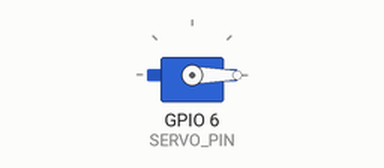
Recording of a sketch running on a simulated ESP32. On the bench: servo.

Above: at 0.05 s.
At 3.0 s:
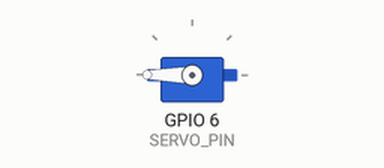
At 6.0 s:
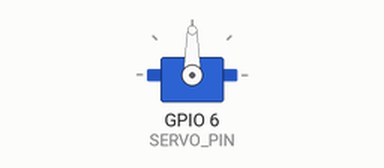
Timing chart, 0 to 7.8 s (numbered marks = the images above):
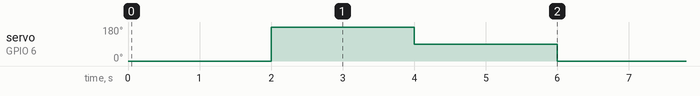

The sketch:

servo.ino
```cpp
#include <ESP32Servo.h>
#define SERVO_PIN 6

Servo servo;


void servoSetAngle(int deg) {
  servo.write(constrain(deg, -90, 90) + 90);   //range from -90 to 90
}

void setup() {
  Serial.begin(115200);
  servo.attach(SERVO_PIN, 500, 2500);

}

void loop() {
  //TEST
  servoSetAngle(-90);
  delay(2000);
  servoSetAngle(90);
  delay(2000);
  servoSetAngle(0);
  delay(2000);
}
```

Measured:
- by itself, servo on GPIO 6 (SERVO_PIN): repeats every 6.0 s: 90° 2.0 s, 0° 2.0 s, 180° 2.0 s
